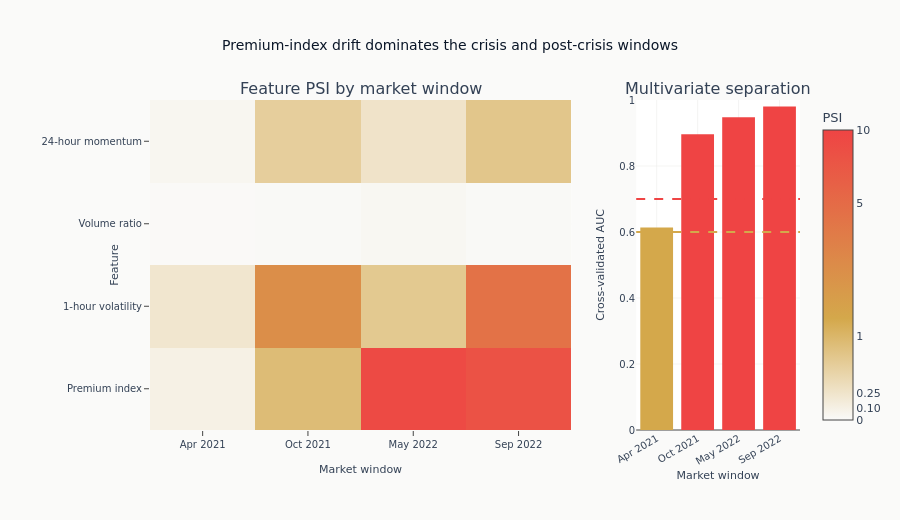

The code cell stored with this chart in its notebook:
### Markdown cell above
Shared layout choices keep the two diagnostics aligned while retaining their distinct scales.

### Code cell
fig.update_layout(
    title="Premium-index drift dominates the crisis and post-crisis windows",
    height=520,
    margin=dict(l=150, r=40, b=90, t=100),
    showlegend=False,
)
fig.update_xaxes(title_text="Market window", tickangle=0, row=1, col=1)
fig.update_yaxes(title_text="Feature", row=1, col=1)
fig.update_xaxes(title_text="Market window", tickangle=-30, row=1, col=2)
fig.update_yaxes(title_text="Cross-validated AUC", range=[0, 1], row=1, col=2)
show_plotly_with_alt(
    fig,
    "A heatmap of PSI by crypto feature and comparison window on a logarithmic scale, with the collapse window standing out sharply from the bull-market ones.",
)

### Figure 1 — Plotly figure (JSON) as saved in the notebook; plotly's stock layout.template omitted (floating-point values rounded to 4 significant figures)
{"data": [{"colorbar": {"ticktext": ["0", "0.10", "0.25", "1", "5", "10"], "tickvals": [0.0, 0.09531, 0.2231, 0.6931, 1.792, 2.398], "title": {"text": "PSI"}}, "colorscale": [[0.0, "#FAFAF9"], [0.35, "#D4A84B"], [1.0, "#ef4444"]], "customdata": [[0.1019, 0.881, 8.995, 7.802], [0.2226, 2.489, 0.6594, 4.395], [0.007434, 0.01431, 0.03423, 0.01243], [0.04642, 0.5655, 0.2591, 0.6988]], "hovertemplate": "%{y}<br>%{x}<br>PSI=%{customdata:.3f}<extra></extra>", "type": "heatmap", "x": ["Apr 2021", "Oct 2021", "May 2022", "Sep 2022"], "xaxis": "x", "y": ["Premium index", "1-hour volatility", "Volume ratio", "24-hour momentum"], "yaxis": "y", "z": [[0.09706, 0.6318, 2.302, 2.175], [0.201, 1.25, 0.5065, 1.685], [0.007406, 0.01421, 0.03366, 0.01235], [0.04538, 0.4482, 0.2304, 0.5299]], "zmax": 2.398, "zmin": 0}, {"marker": {"color": ["#D4A84B", "#ef4444", "#ef4444", "#ef4444"]}, "showlegend": false, "type": "bar", "x": ["Apr 2021", "Oct 2021", "May 2022", "Sep 2022"], "xaxis": "x2", "y": [0.6133, 0.8959, 0.9475, 0.9805], "yaxis": "y2"}], "layout": {"annotations": [{"font": {"size": 16}, "showarrow": false, "text": "Feature PSI by market window", "x": 0.324, "xanchor": "center", "xref": "paper", "y": 1.0, "yanchor": "bottom", "yref": "paper"}, {"font": {"size": 16}, "showarrow": false, "text": "Multivariate separation", "x": 0.874, "xanchor": "center", "xref": "paper", "y": 1.0, "yanchor": "bottom", "yref": "paper"}], "height": 520, "margin": {"b": 90, "l": 150, "r": 40, "t": 100}, "shapes": [{"line": {"color": "#D4A84B", "dash": "dash"}, "type": "line", "x0": 0, "x1": 1, "xref": "x2 domain", "y0": 0.6, "y1": 0.6, "yref": "y2"}, {"line": {"color": "#ef4444", "dash": "dash"}, "type": "line", "x0": 0, "x1": 1, "xref": "x2 domain", "y0": 0.7, "y1": 0.7, "yref": "y2"}], "showlegend": false, "title": {"text": "Premium-index drift dominates the crisis and post-crisis windows"}, "xaxis": {"anchor": "y", "domain": [0.0, 0.648], "tickangle": 0, "title": {"text": "Market window"}}, "xaxis2": {"anchor": "y2", "domain": [0.748, 1.0], "tickangle": -30, "title": {"text": "Market window"}}, "yaxis": {"anchor": "x", "domain": [0.0, 1.0], "title": {"text": "Feature"}}, "yaxis2": {"anchor": "x2", "domain": [0.0, 1.0], "range": [0, 1], "title": {"text": "Cross-validated AUC"}}}}
